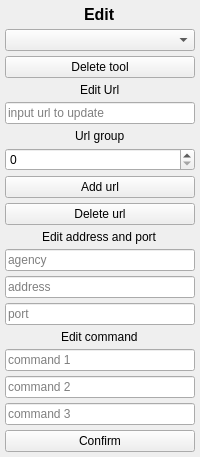
             <widget class="QFrame" name="frame_edit">
              <property name="minimumSize">
               <size>
                <width>180</width>
                <height>0</height>
               </size>
              </property>
              <property name="frameShape">
               <enum>QFrame::NoFrame</enum>
              </property>
              <property name="type" stdset="0">
               <string>nav_frame</string>
              </property>
              <layout class="QVBoxLayout" name="verticalLayout_9">
               <property name="spacing">
                <number>5</number>
               </property>
               <property name="leftMargin">
                <number>5</number>
               </property>
               <property name="topMargin">
                <number>5</number>
               </property>
               <property name="rightMargin">
                <number>5</number>
               </property>
               <property name="bottomMargin">
                <number>5</number>
               </property>
               <item alignment="Qt::AlignHCenter">
                <widget class="QLabel" name="label_edit">
                 <property name="maximumSize">
                  <size>
                   <width>16777215</width>
                   <height>20</height>
                  </size>
                 </property>
                 <property name="text">
                  <string>&lt;html&gt;&lt;head/&gt;&lt;body&gt;&lt;p&gt;&lt;span style=&quot; font-size:12pt; font-weight:600;&quot;&gt;Edit&lt;/span&gt;&lt;/p&gt;&lt;/body&gt;&lt;/html&gt;</string>
                 </property>
                 <property name="buddy">
                  <cstring>comboBox_edit</cstring>
                 </property>
                 <property name="type" stdset="0">
                  <string>header</string>
                 </property>
                </widget>
               </item>
               <item>
                <widget class="QComboBox" name="comboBox_edit">
                 <property name="maximumSize">
                  <size>
                   <width>200</width>
                   <height>16777215</height>
                  </size>
                 </property>
                 <property name="placeholderText">
                  <string>None</string>
                 </property>
                </widget>
               </item>
               <item>
                <widget class="QPushButton" name="pushButton_edit_delete">
                 <property name="text">
                  <string>Delete tool</string>
                 </property>
                 <property name="icon">
                  <iconset resource="../../assets/asset.qrc">
                   <normaloff>:/svgs/svgs/delete-svgrepo-com (1).svg</normaloff>:/svgs/svgs/delete-svgrepo-com (1).svg</iconset>
                 </property>
                 <property name="type" stdset="0">
                  <string>nav_btn</string>
                 </property>
                </widget>
               </item>
               <item alignment="Qt::AlignHCenter">
                <widget class="QLabel" name="label_edit_url">
                 <property name="maximumSize">
                  <size>
                   <width>16777215</width>
                   <height>15</height>
                  </size>
                 </property>
                 <property name="text">
                  <string>Edit Url</string>
                 </property>
                 <property name="buddy">
                  <cstring>lineEdit_edit_url</cstring>
                 </property>
                </widget>
               </item>
               <item>
                <widget class="QLineEdit" name="lineEdit_edit_url">
                 <property name="placeholderText">
                  <string>input url to update</string>
                 </property>
                </widget>
               </item>
               <item alignment="Qt::AlignHCenter">
                <widget class="QLabel" name="label_edit_group">
                 <property name="maximumSize">
                  <size>
                   <width>16777215</width>
                   <height>15</height>
                  </size>
                 </property>
                 <property name="text">
                  <string>Url group</string>
                 </property>
                 <property name="buddy">
                  <cstring>spinBox_edit</cstring>
                 </property>
                </widget>
               </item>
               <item>
                <widget class="QSpinBox" name="spinBox_edit">
                 <property name="wrapping">
                  <bool>false</bool>
                 </property>
                </widget>
               </item>
               <item>
                <widget class="QPushButton" name="pushButton_edit_addurl">
                 <property name="text">
                  <string>Add url</string>
                 </property>
                 <property name="icon">
                  <iconset resource="../../assets/asset.qrc">
                   <normaloff>:/svgs/svgs/add-to-svgrepo-com.svg</normaloff>:/svgs/svgs/add-to-svgrepo-com.svg</iconset>
                 </property>
                 <property name="type" stdset="0">
                  <string>nav_btn</string>
                 </property>
                </widget>
               </item>
               <item>
                <widget class="QPushButton" name="pushButton_edit_delurl">
                 <property name="text">
                  <string>Delete url</string>
                 </property>
                 <property name="icon">
                  <iconset resource="../../assets/asset.qrc">
                   <normaloff>:/svgs/svgs/delete-svgrepo-com (1).svg</normaloff>:/svgs/svgs/delete-svgrepo-com (1).svg</iconset>
                 </property>
                 <property name="type" stdset="0">
                  <string>nav_btn</string>
                 </property>
                </widget>
               </item>
               <item alignment="Qt::AlignHCenter">
                <widget class="QLabel" name="label_edit_address">
                 <property name="maximumSize">
                  <size>
                   <width>16777215</width>
                   <height>15</height>
                  </size>
                 </property>
                 <property name="text">
                  <string>Edit address and port</string>
                 </property>
                 <property name="buddy">
                  <cstring>lineEdit_edit_address</cstring>
                 </property>
                </widget>
               </item>
               <item>
                <widget class="QLineEdit" name="lineEdit_edit_agency">
                 <property name="placeholderText">
                  <string>agency</string>
                 </property>
                </widget>
               </item>
               <item>
                <widget class="QLineEdit" name="lineEdit_edit_address">
                 <property name="placeholderText">
                  <string>address</string>
                 </property>
                </widget>
               </item>
               <item>
                <widget class="QLineEdit" name="lineEdit_port">
                 <property name="placeholderText">
                  <string>port</string>
                 </property>
                 <property name="type" stdset="0">
                  <string>nav_btn</string>
                 </property>
                </widget>
               </item>
               <item alignment="Qt::AlignHCenter">
                <widget class="QLabel" name="label_edit_command">
                 <property name="text">
                  <string>Edit command</string>
                 </property>
                 <property name="buddy">
                  <cstring>lineEdit_command</cstring>
                 </property>
                </widget>
               </item>
               <item>
                <widget class="QLineEdit" name="lineEdit_command">
                 <property name="placeholderText">
                  <string>command 1</string>
                 </property>
                </widget>
               </item>
               <item>
                <widget class="QLineEdit" name="lineEdit_command2">
                 <property name="placeholderText">
                  <string>command 2</string>
                 </property>
                </widget>
               </item>
               <item>
                <widget class="QLineEdit" name="lineEdit_command3">
                 <property name="placeholderText">
                  <string>command 3</string>
                 </property>
                </widget>
               </item>
               <item>
                <widget class="QPushButton" name="pushButton_edit_confirm">
                 <property name="text">
                  <string>Confirm</string>
                 </property>
                 <property name="icon">
                  <iconset resource="../../assets/asset.qrc">
                   <normaloff>:/svgs/svgs/confirm-svgrepo-com (1).svg</normaloff>:/svgs/svgs/confirm-svgrepo-com (1).svg</iconset>
                 </property>
                 <property name="type" stdset="0">
                  <string>nav_btn</string>
                 </property>
                </widget>
               </item>
              </layout>
             </widget>
